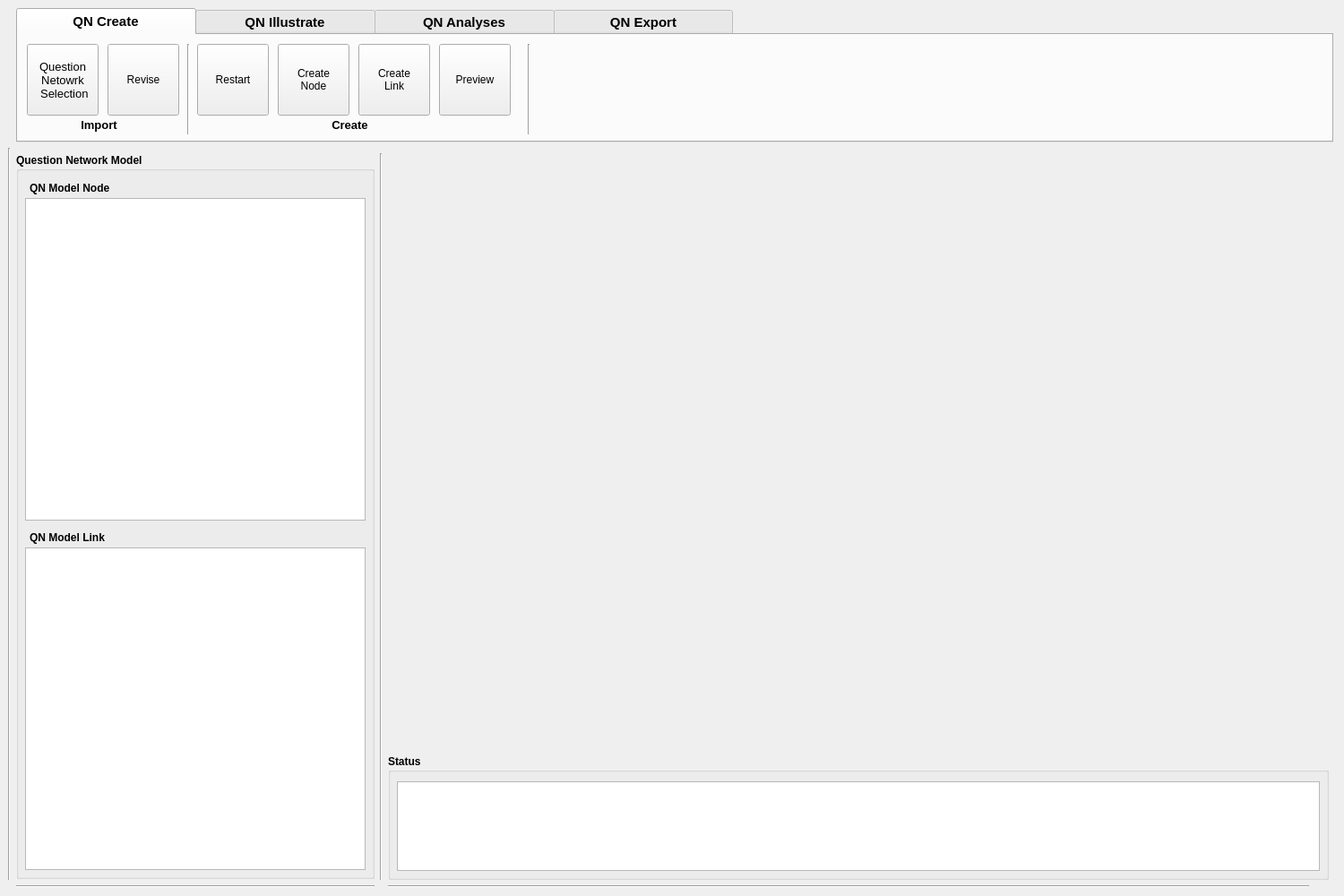
<?xml version="1.0" encoding="UTF-8"?>
<ui version="4.0">
 <class>MainWindow</class>
 <widget class="QMainWindow" name="MainWindow">
  <property name="geometry">
   <rect>
    <x>0</x>
    <y>0</y>
    <width>1500</width>
    <height>1000</height>
   </rect>
  </property>
  <property name="sizePolicy">
   <sizepolicy hsizetype="Fixed" vsizetype="Fixed">
    <horstretch>0</horstretch>
    <verstretch>0</verstretch>
   </sizepolicy>
  </property>
  <property name="minimumSize">
   <size>
    <width>1500</width>
    <height>1000</height>
   </size>
  </property>
  <property name="maximumSize">
   <size>
    <width>1522</width>
    <height>1013</height>
   </size>
  </property>
  <property name="baseSize">
   <size>
    <width>0</width>
    <height>0</height>
   </size>
  </property>
  <property name="font">
   <font>
    <pointsize>9</pointsize>
    <weight>75</weight>
    <bold>true</bold>
   </font>
  </property>
  <property name="windowTitle">
   <string>Question Networks </string>
  </property>
  <property name="windowIcon">
   <iconset>
    <normaloff>../../../../../../../../../../../../../.designer/backup/am.png</normaloff>../../../../../../../../../../../../../.designer/backup/am.png</iconset>
  </property>
  <property name="autoFillBackground">
   <bool>false</bool>
  </property>
  <property name="tabShape">
   <enum>QTabWidget::Rounded</enum>
  </property>
  <property name="dockNestingEnabled">
   <bool>false</bool>
  </property>
  <property name="unifiedTitleAndToolBarOnMac">
   <bool>false</bool>
  </property>
  <widget class="QWidget" name="centralwidget">
   <property name="font">
    <font>
     <pointsize>9</pointsize>
     <weight>75</weight>
     <italic>false</italic>
     <bold>true</bold>
    </font>
   </property>
   <layout class="QGridLayout" name="gridLayout">
    <item row="3" column="1">
     <widget class="QGroupBox" name="groupBox">
      <property name="enabled">
       <bool>true</bool>
      </property>
      <property name="sizePolicy">
       <sizepolicy hsizetype="Preferred" vsizetype="Preferred">
        <horstretch>5</horstretch>
        <verstretch>0</verstretch>
       </sizepolicy>
      </property>
      <property name="minimumSize">
       <size>
        <width>400</width>
        <height>810</height>
       </size>
      </property>
      <property name="maximumSize">
       <size>
        <width>400</width>
        <height>810</height>
       </size>
      </property>
      <property name="title">
       <string>Question Network Model</string>
      </property>
      <widget class="QTreeView" name="node_view">
       <property name="geometry">
        <rect>
         <x>10</x>
         <y>50</y>
         <width>380</width>
         <height>360</height>
        </rect>
       </property>
       <property name="minimumSize">
        <size>
         <width>380</width>
         <height>360</height>
        </size>
       </property>
       <property name="maximumSize">
        <size>
         <width>380</width>
         <height>360</height>
        </size>
       </property>
      </widget>
      <widget class="QLabel" name="label_2">
       <property name="geometry">
        <rect>
         <x>15</x>
         <y>30</y>
         <width>121</width>
         <height>17</height>
        </rect>
       </property>
       <property name="text">
        <string>QN Model Node</string>
       </property>
      </widget>
      <widget class="QLabel" name="label_4">
       <property name="geometry">
        <rect>
         <x>15</x>
         <y>420</y>
         <width>121</width>
         <height>17</height>
        </rect>
       </property>
       <property name="text">
        <string>QN Model Link</string>
       </property>
      </widget>
      <widget class="QTreeView" name="link_view">
       <property name="geometry">
        <rect>
         <x>10</x>
         <y>440</y>
         <width>380</width>
         <height>360</height>
        </rect>
       </property>
       <property name="minimumSize">
        <size>
         <width>380</width>
         <height>360</height>
        </size>
       </property>
       <property name="maximumSize">
        <size>
         <width>380</width>
         <height>360</height>
        </size>
       </property>
      </widget>
     </widget>
    </item>
    <item row="3" column="3" colspan="2">
     <layout class="QVBoxLayout" name="boxPlot"/>
    </item>
    <item row="4" column="3">
     <widget class="QGroupBox" name="groupBox_7">
      <property name="minimumSize">
       <size>
        <width>1050</width>
        <height>140</height>
       </size>
      </property>
      <property name="maximumSize">
       <size>
        <width>1050</width>
        <height>140</height>
       </size>
      </property>
      <property name="title">
       <string>Status</string>
      </property>
      <widget class="QTextBrowser" name="progressText">
       <property name="geometry">
        <rect>
         <x>10</x>
         <y>30</y>
         <width>1030</width>
         <height>100</height>
        </rect>
       </property>
       <property name="minimumSize">
        <size>
         <width>1030</width>
         <height>0</height>
        </size>
       </property>
       <property name="maximumSize">
        <size>
         <width>1030</width>
         <height>150</height>
        </size>
       </property>
      </widget>
     </widget>
    </item>
    <item row="3" column="2" rowspan="2">
     <widget class="Line" name="line_6">
      <property name="orientation">
       <enum>Qt::Vertical</enum>
      </property>
     </widget>
    </item>
    <item row="2" column="0" rowspan="3">
     <widget class="Line" name="line_7">
      <property name="orientation">
       <enum>Qt::Vertical</enum>
      </property>
     </widget>
    </item>
    <item row="5" column="3">
     <widget class="Line" name="line_8">
      <property name="orientation">
       <enum>Qt::Horizontal</enum>
      </property>
     </widget>
    </item>
    <item row="5" column="1">
     <widget class="Line" name="line_9">
      <property name="orientation">
       <enum>Qt::Horizontal</enum>
      </property>
     </widget>
    </item>
    <item row="0" column="1" colspan="8">
     <widget class="QTabWidget" name="tabWidget_2">
      <property name="minimumSize">
       <size>
        <width>1470</width>
        <height>150</height>
       </size>
      </property>
      <property name="maximumSize">
       <size>
        <width>1470</width>
        <height>150</height>
       </size>
      </property>
      <property name="font">
       <font>
        <pointsize>11</pointsize>
       </font>
      </property>
      <property name="styleSheet">
       <string notr="true">QTabBar::tab{width:200}</string>
      </property>
      <property name="tabShape">
       <enum>QTabWidget::Rounded</enum>
      </property>
      <property name="currentIndex">
       <number>0</number>
      </property>
      <widget class="QWidget" name="tab">
       <attribute name="title">
        <string>QN Create</string>
       </attribute>
       <widget class="QPushButton" name="btnLoadQN">
        <property name="geometry">
         <rect>
          <x>10</x>
          <y>10</y>
          <width>80</width>
          <height>80</height>
         </rect>
        </property>
        <property name="sizePolicy">
         <sizepolicy hsizetype="Fixed" vsizetype="Expanding">
          <horstretch>0</horstretch>
          <verstretch>0</verstretch>
         </sizepolicy>
        </property>
        <property name="minimumSize">
         <size>
          <width>80</width>
          <height>80</height>
         </size>
        </property>
        <property name="maximumSize">
         <size>
          <width>80</width>
          <height>80</height>
         </size>
        </property>
        <property name="font">
         <font>
          <pointsize>10</pointsize>
          <weight>50</weight>
          <bold>false</bold>
          <kerning>false</kerning>
         </font>
        </property>
        <property name="text">
         <string>Question
Netowrk 
 Selection</string>
        </property>
       </widget>
       <widget class="Line" name="line">
        <property name="geometry">
         <rect>
          <x>180</x>
          <y>10</y>
          <width>21</width>
          <height>101</height>
         </rect>
        </property>
        <property name="orientation">
         <enum>Qt::Vertical</enum>
        </property>
       </widget>
       <widget class="Line" name="line_4">
        <property name="geometry">
         <rect>
          <x>560</x>
          <y>10</y>
          <width>20</width>
          <height>101</height>
         </rect>
        </property>
        <property name="orientation">
         <enum>Qt::Vertical</enum>
        </property>
       </widget>
       <widget class="QLabel" name="label_15">
        <property name="geometry">
         <rect>
          <x>50</x>
          <y>90</y>
          <width>81</width>
          <height>20</height>
         </rect>
        </property>
        <property name="font">
         <font>
          <pointsize>10</pointsize>
          <weight>75</weight>
          <bold>true</bold>
         </font>
        </property>
        <property name="text">
         <string>Import</string>
        </property>
        <property name="alignment">
         <set>Qt::AlignCenter</set>
        </property>
       </widget>
       <widget class="QLabel" name="label_16">
        <property name="geometry">
         <rect>
          <x>330</x>
          <y>90</y>
          <width>81</width>
          <height>20</height>
         </rect>
        </property>
        <property name="font">
         <font>
          <pointsize>10</pointsize>
          <weight>75</weight>
          <bold>true</bold>
         </font>
        </property>
        <property name="text">
         <string>Create</string>
        </property>
        <property name="alignment">
         <set>Qt::AlignCenter</set>
        </property>
       </widget>
       <widget class="QPushButton" name="btnRestart">
        <property name="geometry">
         <rect>
          <x>200</x>
          <y>10</y>
          <width>80</width>
          <height>80</height>
         </rect>
        </property>
        <property name="minimumSize">
         <size>
          <width>80</width>
          <height>80</height>
         </size>
        </property>
        <property name="maximumSize">
         <size>
          <width>80</width>
          <height>80</height>
         </size>
        </property>
        <property name="text">
         <string>Restart</string>
        </property>
       </widget>
       <widget class="QPushButton" name="btnCreateNode">
        <property name="geometry">
         <rect>
          <x>290</x>
          <y>10</y>
          <width>80</width>
          <height>80</height>
         </rect>
        </property>
        <property name="minimumSize">
         <size>
          <width>80</width>
          <height>80</height>
         </size>
        </property>
        <property name="maximumSize">
         <size>
          <width>80</width>
          <height>80</height>
         </size>
        </property>
        <property name="text">
         <string>Create
Node</string>
        </property>
       </widget>
       <widget class="QPushButton" name="btnCreateLink">
        <property name="geometry">
         <rect>
          <x>380</x>
          <y>10</y>
          <width>80</width>
          <height>80</height>
         </rect>
        </property>
        <property name="minimumSize">
         <size>
          <width>80</width>
          <height>80</height>
         </size>
        </property>
        <property name="maximumSize">
         <size>
          <width>80</width>
          <height>80</height>
         </size>
        </property>
        <property name="text">
         <string>Create
Link</string>
        </property>
       </widget>
       <widget class="QPushButton" name="btnPreview">
        <property name="geometry">
         <rect>
          <x>470</x>
          <y>10</y>
          <width>80</width>
          <height>80</height>
         </rect>
        </property>
        <property name="minimumSize">
         <size>
          <width>80</width>
          <height>80</height>
         </size>
        </property>
        <property name="maximumSize">
         <size>
          <width>80</width>
          <height>80</height>
         </size>
        </property>
        <property name="text">
         <string>Preview</string>
        </property>
       </widget>
       <widget class="QPushButton" name="btnReviseQN">
        <property name="geometry">
         <rect>
          <x>100</x>
          <y>10</y>
          <width>80</width>
          <height>80</height>
         </rect>
        </property>
        <property name="text">
         <string>Revise</string>
        </property>
       </widget>
      </widget>
      <widget class="QWidget" name="tab_2">
       <attribute name="title">
        <string>QN Illustrate</string>
       </attribute>
       <widget class="Line" name="line_5">
        <property name="geometry">
         <rect>
          <x>970</x>
          <y>10</y>
          <width>20</width>
          <height>101</height>
         </rect>
        </property>
        <property name="orientation">
         <enum>Qt::Vertical</enum>
        </property>
       </widget>
       <widget class="Line" name="line_28">
        <property name="geometry">
         <rect>
          <x>270</x>
          <y>10</y>
          <width>20</width>
          <height>101</height>
         </rect>
        </property>
        <property name="orientation">
         <enum>Qt::Vertical</enum>
        </property>
       </widget>
       <widget class="QLabel" name="label_12">
        <property name="geometry">
         <rect>
          <x>50</x>
          <y>90</y>
          <width>150</width>
          <height>20</height>
         </rect>
        </property>
        <property name="font">
         <font>
          <pointsize>10</pointsize>
          <weight>75</weight>
          <bold>true</bold>
         </font>
        </property>
        <property name="text">
         <string>Layout Illustration</string>
        </property>
        <property name="alignment">
         <set>Qt::AlignCenter</set>
        </property>
       </widget>
       <widget class="QRadioButton" name="rbtn_surface">
        <property name="geometry">
         <rect>
          <x>10</x>
          <y>25</y>
          <width>101</width>
          <height>20</height>
         </rect>
        </property>
        <property name="font">
         <font>
          <weight>50</weight>
          <bold>false</bold>
         </font>
        </property>
        <property name="text">
         <string>Layout 1</string>
        </property>
        <property name="checked">
         <bool>true</bool>
        </property>
       </widget>
       <widget class="QRadioButton" name="rbtn_points">
        <property name="geometry">
         <rect>
          <x>10</x>
          <y>55</y>
          <width>91</width>
          <height>20</height>
         </rect>
        </property>
        <property name="font">
         <font>
          <weight>50</weight>
          <bold>false</bold>
         </font>
        </property>
        <property name="text">
         <string>Layout 2</string>
        </property>
       </widget>
       <widget class="QRadioButton" name="rbtn_wireframe">
        <property name="geometry">
         <rect>
          <x>110</x>
          <y>25</y>
          <width>91</width>
          <height>20</height>
         </rect>
        </property>
        <property name="font">
         <font>
          <weight>50</weight>
          <bold>false</bold>
         </font>
        </property>
        <property name="text">
         <string>Layout 3</string>
        </property>
       </widget>
       <widget class="QRadioButton" name="rbtn_wireframe_2">
        <property name="geometry">
         <rect>
          <x>110</x>
          <y>55</y>
          <width>91</width>
          <height>20</height>
         </rect>
        </property>
        <property name="font">
         <font>
          <weight>50</weight>
          <bold>false</bold>
         </font>
        </property>
        <property name="text">
         <string>Layout 4</string>
        </property>
       </widget>
       <widget class="QPushButton" name="btnDrawQN">
        <property name="geometry">
         <rect>
          <x>210</x>
          <y>20</y>
          <width>60</width>
          <height>60</height>
         </rect>
        </property>
        <property name="minimumSize">
         <size>
          <width>60</width>
          <height>60</height>
         </size>
        </property>
        <property name="maximumSize">
         <size>
          <width>60</width>
          <height>60</height>
         </size>
        </property>
        <property name="text">
         <string>Draw</string>
        </property>
       </widget>
       <widget class="QCheckBox" name="chxShowNodeLabel">
        <property name="geometry">
         <rect>
          <x>360</x>
          <y>55</y>
          <width>61</width>
          <height>20</height>
         </rect>
        </property>
        <property name="text">
         <string>Label</string>
        </property>
       </widget>
       <widget class="QPushButton" name="btnShowNode">
        <property name="geometry">
         <rect>
          <x>430</x>
          <y>20</y>
          <width>60</width>
          <height>60</height>
         </rect>
        </property>
        <property name="minimumSize">
         <size>
          <width>60</width>
          <height>60</height>
         </size>
        </property>
        <property name="maximumSize">
         <size>
          <width>60</width>
          <height>60</height>
         </size>
        </property>
        <property name="text">
         <string>Update</string>
        </property>
       </widget>
       <widget class="QCheckBox" name="chxShowLinkLabel">
        <property name="geometry">
         <rect>
          <x>590</x>
          <y>55</y>
          <width>61</width>
          <height>23</height>
         </rect>
        </property>
        <property name="text">
         <string>Label</string>
        </property>
       </widget>
       <widget class="QLabel" name="label_17">
        <property name="geometry">
         <rect>
          <x>780</x>
          <y>90</y>
          <width>150</width>
          <height>20</height>
         </rect>
        </property>
        <property name="font">
         <font>
          <pointsize>10</pointsize>
          <weight>75</weight>
          <bold>true</bold>
         </font>
        </property>
        <property name="text">
         <string>Origin selection</string>
        </property>
        <property name="alignment">
         <set>Qt::AlignCenter</set>
        </property>
       </widget>
       <widget class="QComboBox" name="comboBox">
        <property name="geometry">
         <rect>
          <x>750</x>
          <y>55</y>
          <width>150</width>
          <height>25</height>
         </rect>
        </property>
        <property name="minimumSize">
         <size>
          <width>150</width>
          <height>25</height>
         </size>
        </property>
        <property name="maximumSize">
         <size>
          <width>150</width>
          <height>25</height>
         </size>
        </property>
       </widget>
       <widget class="QPushButton" name="btnChangeOrigin">
        <property name="geometry">
         <rect>
          <x>910</x>
          <y>20</y>
          <width>60</width>
          <height>60</height>
         </rect>
        </property>
        <property name="minimumSize">
         <size>
          <width>60</width>
          <height>60</height>
         </size>
        </property>
        <property name="maximumSize">
         <size>
          <width>60</width>
          <height>60</height>
         </size>
        </property>
        <property name="text">
         <string>Update</string>
        </property>
       </widget>
       <widget class="QLabel" name="label">
        <property name="geometry">
         <rect>
          <x>750</x>
          <y>25</y>
          <width>141</width>
          <height>17</height>
         </rect>
        </property>
        <property name="text">
         <string>Node selection</string>
        </property>
       </widget>
       <widget class="QLabel" name="label_19">
        <property name="geometry">
         <rect>
          <x>310</x>
          <y>90</y>
          <width>150</width>
          <height>20</height>
         </rect>
        </property>
        <property name="font">
         <font>
          <pointsize>10</pointsize>
          <weight>75</weight>
          <bold>true</bold>
         </font>
        </property>
        <property name="text">
         <string>Node illustration</string>
        </property>
        <property name="alignment">
         <set>Qt::AlignCenter</set>
        </property>
       </widget>
       <widget class="Line" name="line_29">
        <property name="geometry">
         <rect>
          <x>490</x>
          <y>10</y>
          <width>20</width>
          <height>101</height>
         </rect>
        </property>
        <property name="orientation">
         <enum>Qt::Vertical</enum>
        </property>
       </widget>
       <widget class="QCheckBox" name="chxShowNodeColor">
        <property name="geometry">
         <rect>
          <x>360</x>
          <y>25</y>
          <width>71</width>
          <height>23</height>
         </rect>
        </property>
        <property name="text">
         <string>Color</string>
        </property>
       </widget>
       <widget class="QCheckBox" name="chxShowNodeSize">
        <property name="geometry">
         <rect>
          <x>290</x>
          <y>55</y>
          <width>71</width>
          <height>23</height>
         </rect>
        </property>
        <property name="text">
         <string>Size</string>
        </property>
       </widget>
       <widget class="QCheckBox" name="chxShowLinkColor">
        <property name="geometry">
         <rect>
          <x>590</x>
          <y>25</y>
          <width>61</width>
          <height>23</height>
         </rect>
        </property>
        <property name="text">
         <string>Color</string>
        </property>
       </widget>
       <widget class="QCheckBox" name="chxShowLinkArrow">
        <property name="geometry">
         <rect>
          <x>510</x>
          <y>55</y>
          <width>71</width>
          <height>23</height>
         </rect>
        </property>
        <property name="text">
         <string>Arrow</string>
        </property>
       </widget>
       <widget class="QPushButton" name="btnShowLink">
        <property name="geometry">
         <rect>
          <x>670</x>
          <y>20</y>
          <width>60</width>
          <height>60</height>
         </rect>
        </property>
        <property name="minimumSize">
         <size>
          <width>60</width>
          <height>60</height>
         </size>
        </property>
        <property name="maximumSize">
         <size>
          <width>60</width>
          <height>60</height>
         </size>
        </property>
        <property name="text">
         <string>Update</string>
        </property>
       </widget>
       <widget class="QLabel" name="label_20">
        <property name="geometry">
         <rect>
          <x>540</x>
          <y>90</y>
          <width>150</width>
          <height>20</height>
         </rect>
        </property>
        <property name="font">
         <font>
          <pointsize>10</pointsize>
          <weight>75</weight>
          <bold>true</bold>
         </font>
        </property>
        <property name="text">
         <string>Link illustration</string>
        </property>
        <property name="alignment">
         <set>Qt::AlignCenter</set>
        </property>
       </widget>
       <widget class="Line" name="line_30">
        <property name="geometry">
         <rect>
          <x>730</x>
          <y>10</y>
          <width>20</width>
          <height>101</height>
         </rect>
        </property>
        <property name="orientation">
         <enum>Qt::Vertical</enum>
        </property>
       </widget>
       <widget class="QCheckBox" name="chxShowNode">
        <property name="geometry">
         <rect>
          <x>290</x>
          <y>25</y>
          <width>71</width>
          <height>23</height>
         </rect>
        </property>
        <property name="text">
         <string>Node</string>
        </property>
       </widget>
       <widget class="QCheckBox" name="chxShowLink">
        <property name="geometry">
         <rect>
          <x>510</x>
          <y>25</y>
          <width>61</width>
          <height>23</height>
         </rect>
        </property>
        <property name="text">
         <string>Link</string>
        </property>
       </widget>
      </widget>
      <widget class="QWidget" name="tab_5">
       <attribute name="title">
        <string>QN Analyses</string>
       </attribute>
       <widget class="QLabel" name="label_3">
        <property name="geometry">
         <rect>
          <x>50</x>
          <y>90</y>
          <width>150</width>
          <height>20</height>
         </rect>
        </property>
        <property name="minimumSize">
         <size>
          <width>150</width>
          <height>20</height>
         </size>
        </property>
        <property name="maximumSize">
         <size>
          <width>150</width>
          <height>20</height>
         </size>
        </property>
        <property name="font">
         <font>
          <pointsize>10</pointsize>
          <weight>75</weight>
          <bold>true</bold>
         </font>
        </property>
        <property name="text">
         <string>Node Analysis</string>
        </property>
        <property name="alignment">
         <set>Qt::AlignCenter</set>
        </property>
       </widget>
       <widget class="Line" name="line_15">
        <property name="geometry">
         <rect>
          <x>240</x>
          <y>10</y>
          <width>20</width>
          <height>101</height>
         </rect>
        </property>
        <property name="orientation">
         <enum>Qt::Vertical</enum>
        </property>
       </widget>
       <widget class="Line" name="line_16">
        <property name="geometry">
         <rect>
          <x>490</x>
          <y>10</y>
          <width>20</width>
          <height>101</height>
         </rect>
        </property>
        <property name="orientation">
         <enum>Qt::Vertical</enum>
        </property>
       </widget>
       <widget class="Line" name="line_18">
        <property name="geometry">
         <rect>
          <x>800</x>
          <y>10</y>
          <width>20</width>
          <height>101</height>
         </rect>
        </property>
        <property name="orientation">
         <enum>Qt::Vertical</enum>
        </property>
       </widget>
       <widget class="QLabel" name="label_5">
        <property name="geometry">
         <rect>
          <x>300</x>
          <y>90</y>
          <width>150</width>
          <height>20</height>
         </rect>
        </property>
        <property name="minimumSize">
         <size>
          <width>150</width>
          <height>20</height>
         </size>
        </property>
        <property name="maximumSize">
         <size>
          <width>150</width>
          <height>20</height>
         </size>
        </property>
        <property name="font">
         <font>
          <pointsize>10</pointsize>
          <weight>75</weight>
          <bold>true</bold>
         </font>
        </property>
        <property name="text">
         <string>Link Analysis</string>
        </property>
        <property name="alignment">
         <set>Qt::AlignCenter</set>
        </property>
       </widget>
       <widget class="QLabel" name="label_6">
        <property name="geometry">
         <rect>
          <x>590</x>
          <y>90</y>
          <width>150</width>
          <height>20</height>
         </rect>
        </property>
        <property name="minimumSize">
         <size>
          <width>150</width>
          <height>20</height>
         </size>
        </property>
        <property name="maximumSize">
         <size>
          <width>150</width>
          <height>20</height>
         </size>
        </property>
        <property name="font">
         <font>
          <pointsize>10</pointsize>
          <weight>75</weight>
          <bold>true</bold>
         </font>
        </property>
        <property name="text">
         <string>Pattern Analysis</string>
        </property>
        <property name="alignment">
         <set>Qt::AlignCenter</set>
        </property>
       </widget>
       <widget class="QLabel" name="label_8">
        <property name="geometry">
         <rect>
          <x>10</x>
          <y>25</y>
          <width>131</width>
          <height>17</height>
         </rect>
        </property>
        <property name="text">
         <string>Node selection</string>
        </property>
       </widget>
       <widget class="QLabel" name="label_9">
        <property name="geometry">
         <rect>
          <x>260</x>
          <y>25</y>
          <width>131</width>
          <height>17</height>
         </rect>
        </property>
        <property name="text">
         <string>Link selection</string>
        </property>
       </widget>
       <widget class="QComboBox" name="comboBox_2">
        <property name="geometry">
         <rect>
          <x>10</x>
          <y>55</y>
          <width>150</width>
          <height>25</height>
         </rect>
        </property>
        <property name="sizePolicy">
         <sizepolicy hsizetype="Preferred" vsizetype="Fixed">
          <horstretch>150</horstretch>
          <verstretch>25</verstretch>
         </sizepolicy>
        </property>
        <property name="minimumSize">
         <size>
          <width>150</width>
          <height>25</height>
         </size>
        </property>
       </widget>
       <widget class="QPushButton" name="pushButton_5">
        <property name="geometry">
         <rect>
          <x>180</x>
          <y>20</y>
          <width>60</width>
          <height>65</height>
         </rect>
        </property>
        <property name="minimumSize">
         <size>
          <width>60</width>
          <height>60</height>
         </size>
        </property>
        <property name="maximumSize">
         <size>
          <width>60</width>
          <height>16777215</height>
         </size>
        </property>
        <property name="text">
         <string>Analysis</string>
        </property>
       </widget>
       <widget class="QComboBox" name="comboBox_3">
        <property name="geometry">
         <rect>
          <x>260</x>
          <y>55</y>
          <width>150</width>
          <height>25</height>
         </rect>
        </property>
        <property name="sizePolicy">
         <sizepolicy hsizetype="Preferred" vsizetype="Fixed">
          <horstretch>150</horstretch>
          <verstretch>25</verstretch>
         </sizepolicy>
        </property>
        <property name="minimumSize">
         <size>
          <width>150</width>
          <height>25</height>
         </size>
        </property>
       </widget>
       <widget class="QPushButton" name="pushButton_6">
        <property name="geometry">
         <rect>
          <x>430</x>
          <y>20</y>
          <width>60</width>
          <height>60</height>
         </rect>
        </property>
        <property name="minimumSize">
         <size>
          <width>60</width>
          <height>60</height>
         </size>
        </property>
        <property name="maximumSize">
         <size>
          <width>60</width>
          <height>60</height>
         </size>
        </property>
        <property name="text">
         <string>Analysis</string>
        </property>
       </widget>
       <widget class="QPushButton" name="pushButton_7">
        <property name="geometry">
         <rect>
          <x>740</x>
          <y>20</y>
          <width>60</width>
          <height>60</height>
         </rect>
        </property>
        <property name="minimumSize">
         <size>
          <width>60</width>
          <height>60</height>
         </size>
        </property>
        <property name="maximumSize">
         <size>
          <width>60</width>
          <height>60</height>
         </size>
        </property>
        <property name="text">
         <string>Analysis</string>
        </property>
       </widget>
      </widget>
      <widget class="QWidget" name="tab_3">
       <attribute name="title">
        <string>QN Export</string>
       </attribute>
       <widget class="QPushButton" name="pushButton_2">
        <property name="geometry">
         <rect>
          <x>10</x>
          <y>10</y>
          <width>80</width>
          <height>80</height>
         </rect>
        </property>
        <property name="minimumSize">
         <size>
          <width>80</width>
          <height>80</height>
         </size>
        </property>
        <property name="maximumSize">
         <size>
          <width>80</width>
          <height>80</height>
         </size>
        </property>
        <property name="text">
         <string>Export</string>
        </property>
       </widget>
       <widget class="QLabel" name="label_18">
        <property name="geometry">
         <rect>
          <x>10</x>
          <y>90</y>
          <width>81</width>
          <height>20</height>
         </rect>
        </property>
        <property name="font">
         <font>
          <pointsize>10</pointsize>
          <weight>75</weight>
          <bold>true</bold>
         </font>
        </property>
        <property name="text">
         <string>Export</string>
        </property>
        <property name="alignment">
         <set>Qt::AlignCenter</set>
        </property>
       </widget>
      </widget>
     </widget>
    </item>
   </layout>
  </widget>
  <action name="actionLoadSettings">
   <property name="text">
    <string>Load</string>
   </property>
  </action>
  <action name="actionSaveSettings">
   <property name="text">
    <string>Save</string>
   </property>
  </action>
 </widget>
 <resources/>
 <connections/>
</ui>
